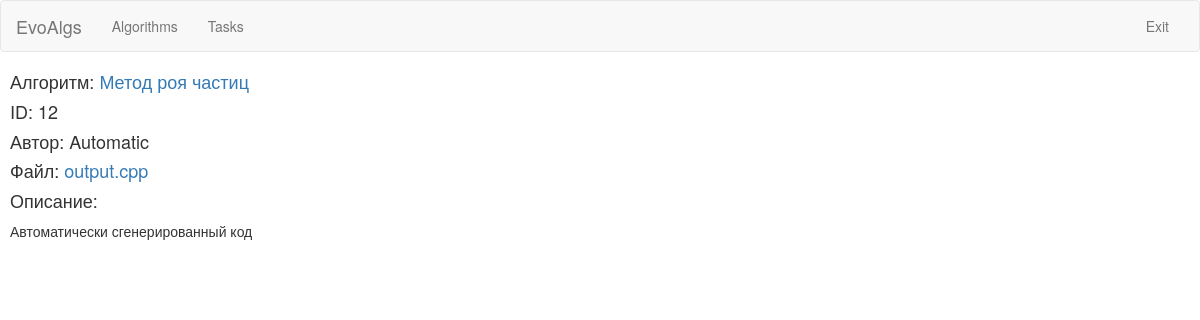
/core/implementations/12/, run on the app's committed database.
### core/models.py (models this page shows)
class TimeStamp(models.Model):
	created_date = models.DateTimeField(auto_now_add=True)
	modified_date = models.DateTimeField(auto_now=True)
	class Meta:
		abstract=True

class AlgTemplate(TimeStamp):
	name=models.CharField(max_length=200)
	strategies=models.ManyToManyField(Strategy)
	params=models.ManyToManyField(AlgParam)
	constructor=models.ForeignKey(AlgConstructor,blank=True,null=True)
	desc=models.CharField(max_length=500,blank=True)

class AlgImplementation(TimeStamp):
	algorithm=models.ForeignKey(Algorithm)
	author=models.CharField(max_length=200)
	file=models.CharField(max_length=400)
	fileName=models.CharField(max_length=200)
	desc=models.CharField(max_length=500,blank=True)

### core/views.py (the view)
# urls.py: url(r'^implementations/([0-9]+)/$', views.ImplementationView,name='impl'),
def ImplementationView(request,implId):
    impl=models.AlgImplementation.objects.get(pk=int(implId))
    context={"alg_id":impl.algorithm.id,"alg_name":impl.algorithm.template.name,"impl":{"id":impl.id,"author":impl.author,"fileName":impl.fileName,"desc":impl.desc}}
    return render(request,'implementation.html',context)

### core/templates/implementation.html (shortened to what this page needs)
{% extends "master.html" %}
{% block content %}
<h4>Алгоритм:<a href='{% url "alg" alg_id %}'> {{alg_name}}</a></h2>
<h4>ID: {{impl.id}}</h2>
<h4>Автор: {{impl.author}}</h2>
<h4>Файл: <a href='{% url "dlimpl" impl.id %}'>{{impl.fileName}}</a></h2>
{% if impl.desc != "" %}
<h4>Описание:</h2>
<p>{{impl.desc}}</p>
{% endif %}
{% endblock %}

### data on the page
AlgTemplate: name "Метод роя частиц"
AlgImplementation: author "Automatic", fileName "output.cpp", desc "Автоматически сгенерированный код"

### other printed values
{{ impl.id }} "12"
